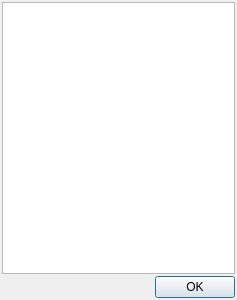
<?xml version="1.0" encoding="UTF-8"?>
<ui version="4.0">
 <class>FormParametersFilters</class>
 <widget class="QDialog" name="FormParametersFilters">
  <property name="geometry">
   <rect>
    <x>0</x>
    <y>0</y>
    <width>237</width>
    <height>300</height>
   </rect>
  </property>
  <property name="windowTitle">
   <string>Фильтры параметров</string>
  </property>
  <layout class="QVBoxLayout" name="verticalLayout">
   <property name="spacing">
    <number>2</number>
   </property>
   <property name="leftMargin">
    <number>2</number>
   </property>
   <property name="topMargin">
    <number>2</number>
   </property>
   <property name="rightMargin">
    <number>2</number>
   </property>
   <property name="bottomMargin">
    <number>2</number>
   </property>
   <item>
    <widget class="QListView" name="listView">
     <property name="selectionMode">
      <enum>QAbstractItemView::ExtendedSelection</enum>
     </property>
    </widget>
   </item>
   <item>
    <layout class="QHBoxLayout" name="horizontalLayout">
     <item>
      <spacer name="horizontalSpacer">
       <property name="orientation">
        <enum>Qt::Horizontal</enum>
       </property>
       <property name="sizeHint" stdset="0">
        <size>
         <width>40</width>
         <height>20</height>
        </size>
       </property>
      </spacer>
     </item>
     <item>
      <widget class="QPushButton" name="pushButtonOk">
       <property name="text">
        <string>OK</string>
       </property>
      </widget>
     </item>
    </layout>
   </item>
  </layout>
 </widget>
 <resources/>
 <connections/>
</ui>
